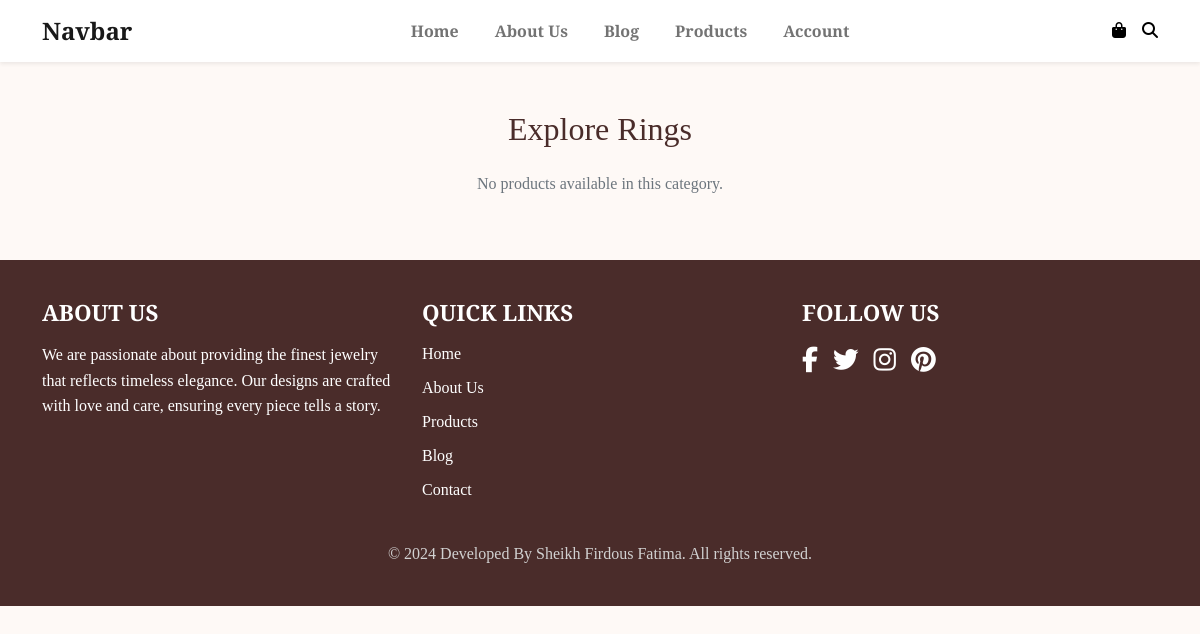
Page /show_product/rings on the earlier database version.
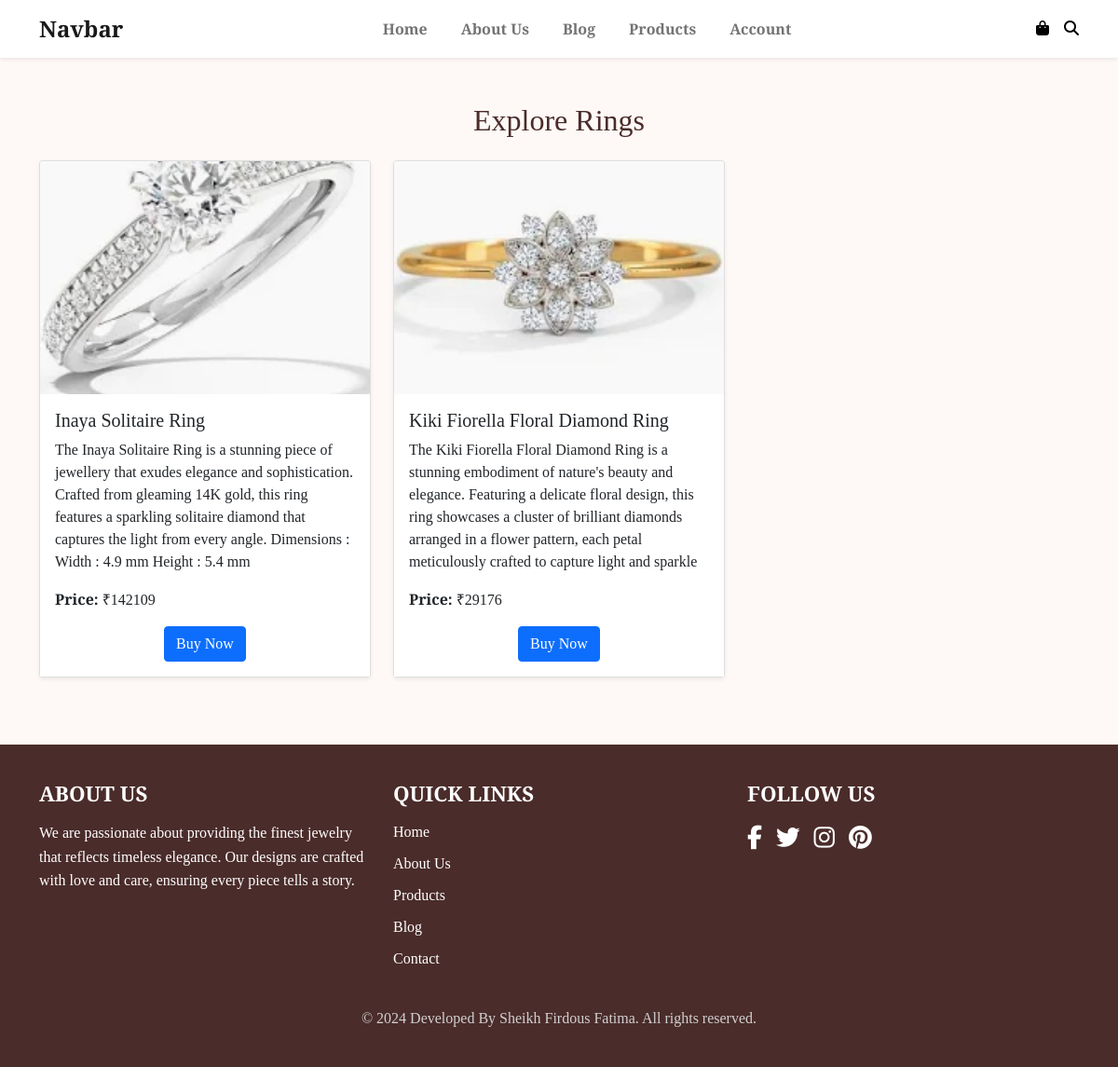
Same page on the later database version.
### models.py (models this page shows)
class Product(Base):
     __tablename__ = 'addProducts'
     id = Column(Integer , primary_key=True)
     productname =Column(String(150) , nullable=False)
     productDesc = Column(String(150) , nullable=False)
     productPrice = Column(Integer , nullable=False)
     productCategory = Column(String(150) , nullable=False)
     img = Column(String(200))

### app.py (the view)
@app.route('/show_product/<string:category>', methods=['GET'])
def show_product(category):
    products = db_session.query(Product).filter_by(productCategory=category).all()
    return render_template('show_product.html', products=products, category=category)

### templates/show_product.html (shortened to what this page needs)
<!DOCTYPE html>
<html lang="en">
<head>
     <link href="https://cdn.jsdelivr.net/npm/bootstrap@5.0.2/dist/css/bootstrap.min.css" rel="stylesheet"
>
     <link rel="stylesheet" href="{{url_for('static' ,filename ='css/style.css')}}">
</head>
<body>
     <nav class="navbar navbar-expand-lg navbar-light bg-white shadow-sm">
          <div class="container">
               <a class="navbar-brand" href="#">Navbar</a>
               <div class="mx-auto d-flex">
                    <ul class="navbar-nav">
                         <li class="nav-item">
                              <a class="nav-link" href="/">Home</a>
                         </li>
                         <li class="nav-item">
                              <a class="nav-link" href="/aboutus/">About Us</a>
                         </li>
                         <li class="nav-item">
                              <a class="nav-link" href="#">Blog</a>
                         </li>
                         <li class="nav-item">
                              <a class="nav-link" href="#">Products</a>
                         </li>
                         <li class="nav-item">
                              <a class="nav-link" href="/login/">Account</a>
                         </li>
                    </ul>
               </div>
               <div class="d-flex align-items-center">
                    <a href="#" class="me-3">
                         <i class="fa-solid fa-bag-shopping fa-1x icon-style"></i>
                    </a>
                    <a href="#">
                         <i class="fa-solid fa-magnifying-glass fa-1x icon-style"></i>
                    </a>
               </div>
          </div>
     </nav>
     <div class="container py-5">
          <h2 class="text-center mb-4" style="color: #4a2c2a;">Explore {{ category.title() }}</h2>
          <div class="row">
              {% if products %}
                  {% for product in products %}
                      <div class="col-md-4 mb-4">
                          <div class="card shadow-sm product-card">
                              <img src="{{product.img}}" class="card-img-top" alt="{{ product.productname }}" style="height: 250px; object-fit: cover;">
                              <div class="card-body" style="background-color: #fff;">
                                  <h5 class="card-title">{{ product.productname }}</h5>
                                  <p class="card-text">{{ product.productDesc }}</p>
                                  <p class="card-text"><strong>Price:</strong> ₹{{ product.productPrice }}</p>
                                  <div class="text-center">
                                      <a href="#" class="btn btn-primary">Buy Now</a>
                                  </div>
                              </div>
                          </div>
                      </div>
                  {% endfor %}
              {% else %}
                  <div class="col-12 text-center">
                      <p class="text-muted">No products available in this category.</p>
                  </div>
              {% endif %}
          </div>
      </div>
     <footer class="footer">
          <div class="container">
               <div class="row">
                    <div class="col-md-4">
                         <h5 class="footer-title">About Us</h5>
                         <p class="footer-text">We are passionate about providing the finest jewelry that reflects
                              timeless elegance. Our designs are crafted with love and care, ensuring every piece tells
                              a story.</p>
                    </div>
                    <div class="col-md-4">
                         <h5 class="footer-title">Quick Links</h5>
                         <ul class="footer-links">
                              <li><a href="#">Home</a></li>
                              <li><a href="/aboutus/">About Us</a></li>
                              <li><a href="#">Products</a></li>
                              <li><a href="#">Blog</a></li>
                              <li><a href="#">Contact</a></li>
                         </ul>
                    </div>
                    <div class="col-md-4">
                         <h5 class="footer-title">Follow Us</h5>
                         <div class="social-icons">
                              <a href="#" class="social-icon"><i class="fa-brands fa-facebook-f"></i></a>
                              <a href="#" class="social-icon"><i class="fa-brands fa-twitter"></i></a>
                              <a href="#" class="social-icon"><i class="fa-brands fa-instagram"></i></a>
                              <a href="#" class="social-icon"><i class="fa-brands fa-pinterest"></i></a>
                         </div>
                    </div>
               </div>
               <div class="text-center mt-4">
                    <p class="footer-copyright">&copy; 2024 Developed By Sheikh Firdous Fatima. All rights reserved.</p>
               </div>
          </div>
     </footer>
</body>
</html>

### static/css/style.css (style rules this page uses)
body { font-family: 'Playfair Display', serif; }
.navbar-brand { font-size: 1.5rem; font-weight: bold; }
.nav-link { color: black; font-weight: bold; font-size: 1rem; margin: 0 10px; }
.icon-style { color: black; }
.footer { background-color: #4a2c2a; color: #fff; padding: 40px 0; font-family: 'Playfair Display', serif; }
.footer-title { font-size: 1.4rem; font-weight: bold; margin-bottom: 15px; text-transform: uppercase; }
.footer-text { font-size: 1rem; line-height: 1.6; }
.footer-links { list-style: none; padding: 0; }
.footer-links li { margin-bottom: 10px; }
.footer-links a { color: #fff; text-decoration: none; font-size: 1rem; transition: color 0.3s ease; }
.social-icons { display: flex; gap: 15px; }
.social-icon { color: #fff; font-size: 1.6rem; transition: color 0.3s ease; }
.footer-copyright { font-size: 1rem; color: #d1d1d1; margin-bottom: 0; }

### templates/show_product.html (style rules this page uses)
body { background-color: #fef9f6; }
.product-card { transition: transform 0.2s ease-in-out; }

Differences in the rows shown:
added Product: img (picture), productname "Inaya Solitaire Ring", productDesc "The Inaya Solitaire Ring is a stunning piece of jewellery that exudes elegance and sophistication. Crafted from gleaming 14K gold, this ring features a sparkling solitaire diamond that captures the light from every angle. Dimensions : Width : 4.9 mm Height : 5.4 mm", productPrice "142109"
added Product: img (picture), productname "Kiki Fiorella Floral Diamond Ring", productDesc "The Kiki Fiorella Floral Diamond Ring is a stunning embodiment of nature's beauty and elegance. Featuring a delicate floral design, this ring showcases a cluster of brilliant diamonds arranged in a flower pattern, each petal meticulously crafted to capture light and sparkle", productPrice "29176"
Other differences:
text no longer shown: "No products available in this category."
